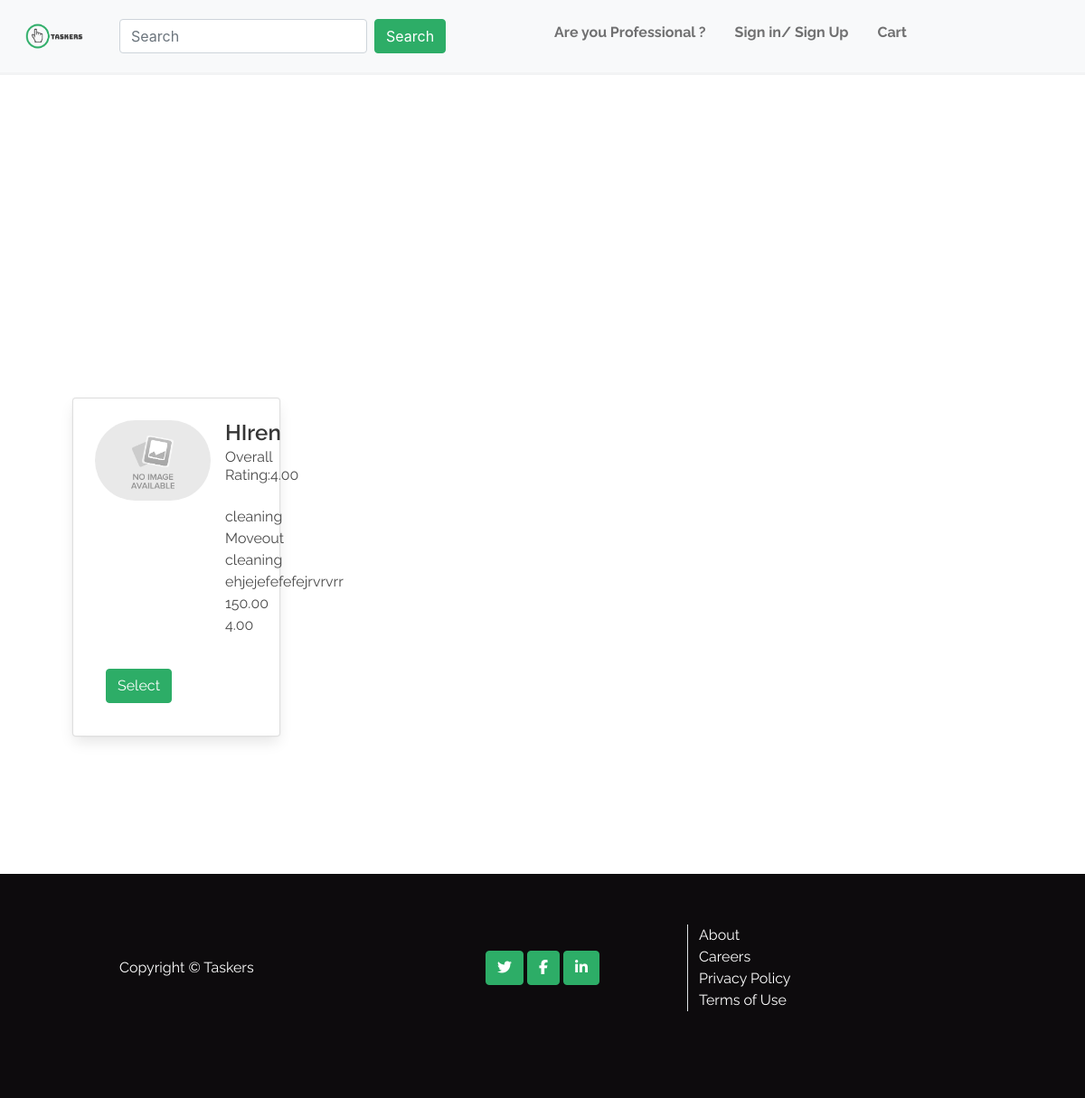
The app's page /service/taskers?category=cleaning, older data.
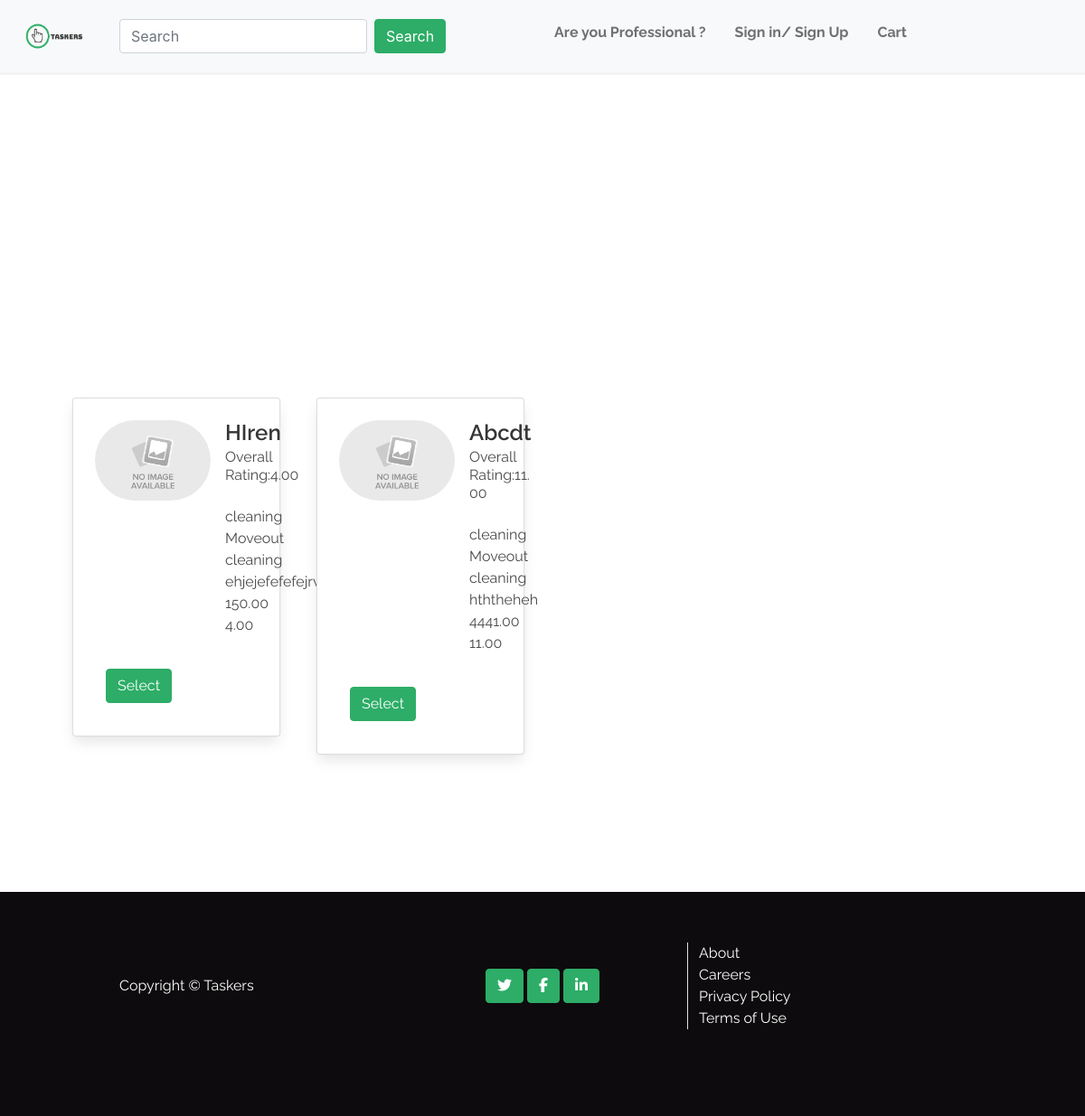
The same page, newer data.
### service/models.py (models this page shows)
class Tasker(models.Model):
    class Meta:
        verbose_name_plural = 'tasker'
    service_category = models.ForeignKey(
        'Service_category', null=True, blank=False,
        on_delete=models.SET_NULL)
    tasker_services = models.ForeignKey(
        'Sub_Service', null=True,
        blank=False, on_delete=models.SET_NULL)
    name = models.CharField(max_length=254,)
    about = models.CharField(max_length=1024, blank=False,)
    price = models.DecimalField(
        max_digits=6, decimal_places=2, null=True, blank=True)
    rating = models.DecimalField(
        max_digits=6, decimal_places=2, null=True, blank=True)
    image_url = models.URLField(
        max_length=2054, blank=True,
    )
    image = models.ImageField(blank=True)
    def __str__(self):
        return self.name

class Service_category(models.Model):
    class Meta:
        verbose_name_plural = 'service'
    category = models.CharField(max_length=254,)
    def __str__(self):
        return self.category

class Sub_service(models.Model):
    class Meta:
        verbose_name_plural = 'sub_Service'
    category = models.ForeignKey(
        'Service_category', null=True, blank=False, on_delete=models.SET_NULL,)
    sub_service_name = models.CharField(max_length=254,)
    def __str__(self):
        return self.sub_service_name

### service/views.py (the view)
# urls.py: path('taskers', views.all_taskers, name='taskers'),
def all_taskers(request):
    taskers = Tasker.objects.all()
    categorys = None
    if request.GET:
        if 'category' in request.GET:
            categorys = request.GET['category']
            print(categorys)
            taskers = taskers.filter(service_category__category=categorys)
            categorys = Service_category.objects.filter(category=categorys)
            print(taskers, categorys)
    context = {
        'taskers': taskers,
        'current_categorys': categorys,
    }
    return render(request, 'service/taskerlist.html', context)

### cart/contexts.py (called while the page is built)
def cart_contents(request):
    cart_service = []
    cart = request.session.get('cart', {})
    total = 0
    service_hours = 0
    visiting_count = Decimal(settings.STANDARD_SESSION)
    service_charge = total * Decimal(
        settings.STANDARD_SERVICE_CHARGE / 100)
    grand_total = total + service_charge
    context = {
        'cart_service': cart_service,
        'total': total,
        'service_hours': service_hours,
        'service_charge': service_charge,
        'grand_total': grand_total,
        'visiting_count': visiting_count,
        'cart' : cart,
    }
    return context

### service/templates/service/taskerlist.html (shortened to what this page needs)
{% extends "base.html" %}
{% load static %}
{% block content %}
<section class="section is-medium subnav-section">
</section>
<section class="section is-medium taskerslist-section">
<div class="row">
{% for tasker in taskers %}
<div class= "col-sm-6 col-md-6 col-lg-4 col-xl-3">
<div class="card m-2">
  <div class="card-content">
    <div class="media">
      <div class="media-left">
        <figure class="image is-128x128">
        {% if tasker.image_url %}
          <img class="image" src="{{ tasker.image_url }}" alt="tasker">
        {% else %}
          <img class="image is is-rounded" src="{{ MEDIA_URL}}No_Image.jpg" alt="tasker">
        {% endif %}
        </figure>
      </div>
      <div class="media-content">
        <p class="title is-4 name is-capitalized">{{ tasker.name }}</p>
        <p class="subtitle is-6 rating">Overall Rating:{{ tasker.rating }}</p>
        <p>{{ tasker.service_category }}</p>
      <p>{{ tasker.tasker_services }}</p>
      <p>{{ tasker.about }}</p>
      <p>{{ tasker.price }}</p>
      <p>{{ tasker.rating }}</p>
      </div>
    </div>
    <div class="content">
    <p>
    <a class="btn btn-main m-3" href="{% url 'tasker' tasker.id %}">Select</a>
    </p>
    </div>
  </div>
</div>
</div>
{% endfor %}
</div>
</section>
{% endblock %}

### templates/base.html (shortened to what this page needs)
{% load static %}
<!doctype html>
<html lang="en">
<head>
    {% block corecss %}
    <link href="https://cdn.jsdelivr.net/npm/bootstrap@5.0.0-beta1/dist/css/bootstrap.min.css" rel="stylesheet"
>
    <link rel="stylesheet" href="https://cdn.jsdelivr.net/npm/bulma@0.9.1/css/bulma.min.css">
    <link rel="stylesheet" href="{% static 'css/base.css' %}">
    {% endblock %}
</head>
<body>
    <header class="base-hed container-fluid fixed-top" style="padding: 0%;">
        <nav class="navbar navbar-expand-lg navbar-light bg-light">
            <div class="container-fluid">
            <a href="{% url 'home' %}">
                <img src="{{ MEDIA_URL }}logo.png" class="ml-4 mr-6" alt="logo" width="120" height="60">
                </a>
                <div class="collapse navbar-collapse level-right" id="navbarSupportedContent">
                    <form class="d-flex p-2 mr-6 ml-6">
                        <input class="form-control me-2" type="search" placeholder="Search" aria-label="Search">
                        <button class="btn btn-main" type="submit">Search</button>
                    </form>
                    <ul class="navbar-nav me-auto ml-6 mb-2 mb-lg-0 level-right">
                        <li class="nav-item p-2">
                            <a class="nav-link link-tex" href="#">Are you Professional ?</a>
                        </li>
                        <li class="nav-item p-2">
                            <a class="nav-link link-tex" href="{% url 'account_login' %}">Sign in/ Sign Up</a>
                        </li>
                        <li class="nav-item p-2">
                            <a class="nav-link link-tex" href="{% url 'show_cart' %}">Cart</a>
                        </li>
                    </ul>
                </div>
            </div>
        </nav>
    </header>
    {% block content %}
    {% endblock %}
    <footer class="footer bg-second">
        <div class="container">
            <div class="row align-items-center mt-2">
                <div class="col-sm-4 text-lg-left text-third">
                    Copyright &copy; Taskers
                </div>
                <div class="col-sm-4 text-sm-center text-third">
                    <a class="btn btn-main btn-social" href="#!"><i class="fab fa-twitter"></i></a>
                    <a class="btn btn-main btn-social" href="#!"><i class="fab fa-facebook-f"></i></a>
                    <a class="btn btn-main btn-social" href="#!"><i class="fab fa-linkedin-in"></i></a>
                </div>
                <div class="col-sm-4 float-end text-third border-start">
                    <ul>
                        <li>About</li>
                        <li>Careers</li>
                        <li>Privacy Policy</li>
                        <li>Terms of Use</li>
                    </ul>
                </div>
            </div>
        </div>
    </footer>
</body>
</html>

### static/css/base.css (style rules this page uses)
:root { --first-color:#2dad67; --second-color:#0d0b0d; --third-color:#ffffff; }
html { height: 100%; }
body { margin: 0; padding: 0; font-family: 'Raleway', sans-serif;!important }
.fixed-top { padding: 0; background-color: whitesmoke; }
.bg-light { background-color: #f8f9fa!important; border-bottom: #e2e2e10d; border-bottom-style: outset; }
.bg-second { background-color:var(--second-color)!important; }
.text-third { color: var(--third-color); }
.link-tex { color: var(--second-color); font-weight: bolder; !important }
.btn-main { color: #fff; background-color: var(--first-color); border-color: var(--first-color); }

Row changes from the older to the newer data that the page shows:
added Tasker: name "Abcdt", rating "11.00", service_category "cleaning", tasker_services "Moveout cleaning", about "hththeheh", price "4441.00"
